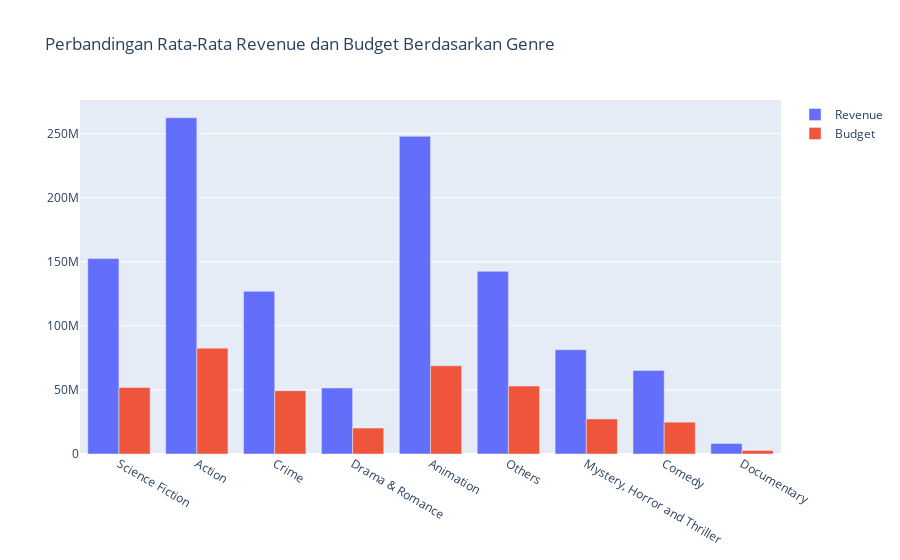

The code cell stored with this chart in its notebook:
### Code cell
listfilm = scrubbed['Simplified_Genre'].unique()
layout= go.Layout(title= 'Perbandingan Rata-Rata Revenue dan Budget Berdasarkan Genre')
fig = go.Figure(data=[
    go.Bar(name='Revenue',x =listfilm, y=totalRevenue),
    go.Bar(name='Budget',x =listfilm, y=totalBudget), 
    
], layout=layout)

fig.update_layout(barmode='group')
fig.show()

### Figure 1 — Plotly figure (JSON) as saved in the notebook; plotly's stock layout.template omitted (floating-point values rounded to 4 significant figures)
{"data": [{"name": "Revenue", "type": "bar", "x": ["Science Fiction", "Action", "Crime", "Drama & Romance", "Animation", "Others", "Mystery, Horror and Thriller", "Comedy", "Documentary"], "y": [152500000.0, 262400000.0, 126900000.0, 51510000.0, 247900000.0, 142500000.0, 81430000.0, 65240000.0, 8187000.0]}, {"name": "Budget", "type": "bar", "x": ["Science Fiction", "Action", "Crime", "Drama & Romance", "Animation", "Others", "Mystery, Horror and Thriller", "Comedy", "Documentary"], "y": [51870000.0, 82568000, 49380000.0, 20290000.0, 68830000.0, 52990000.0, 27330000.0, 24850000.0, 2747000.0]}], "layout": {"barmode": "group", "title": {"text": "Perbandingan Rata-Rata Revenue dan Budget Berdasarkan Genre"}}}
